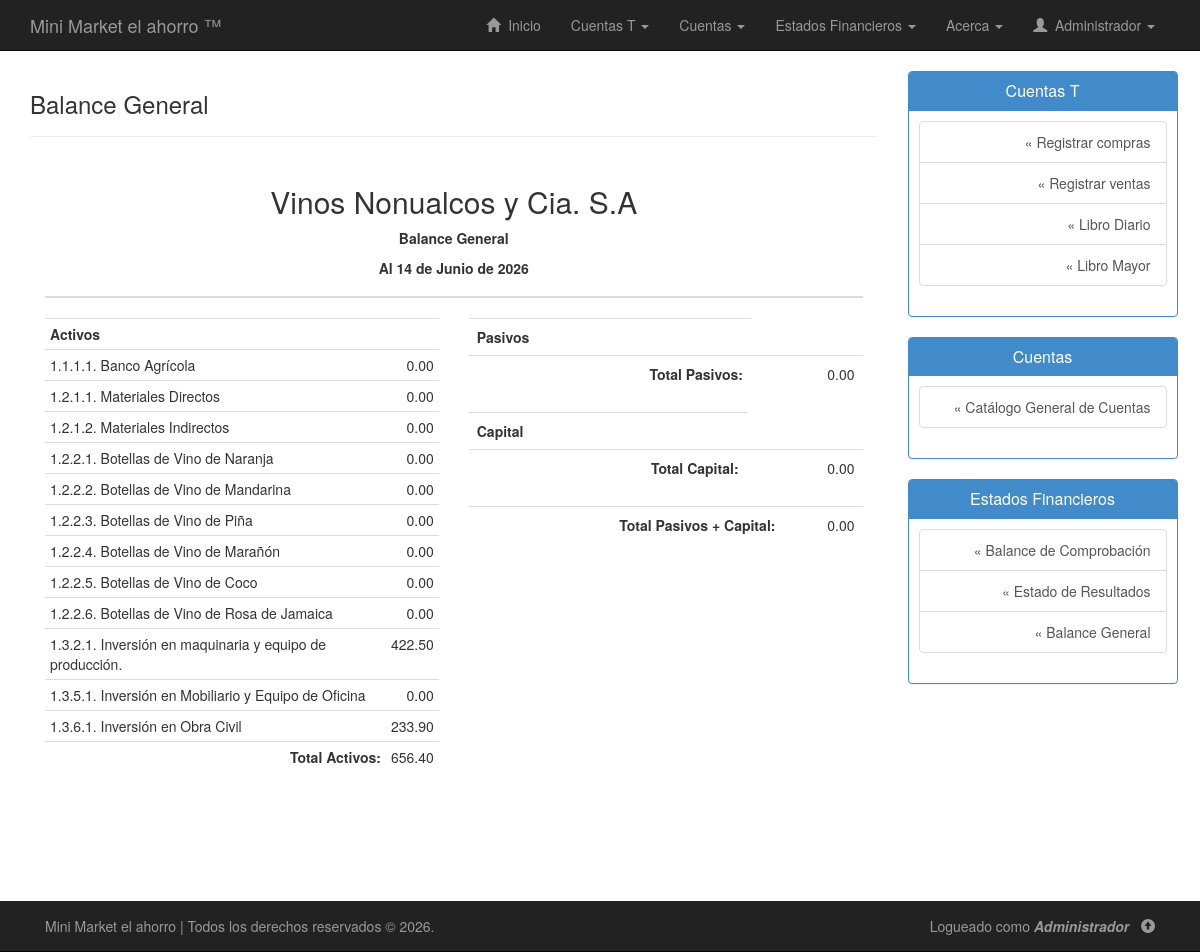
The app's page /php/balance-general.php (signed in), older data.
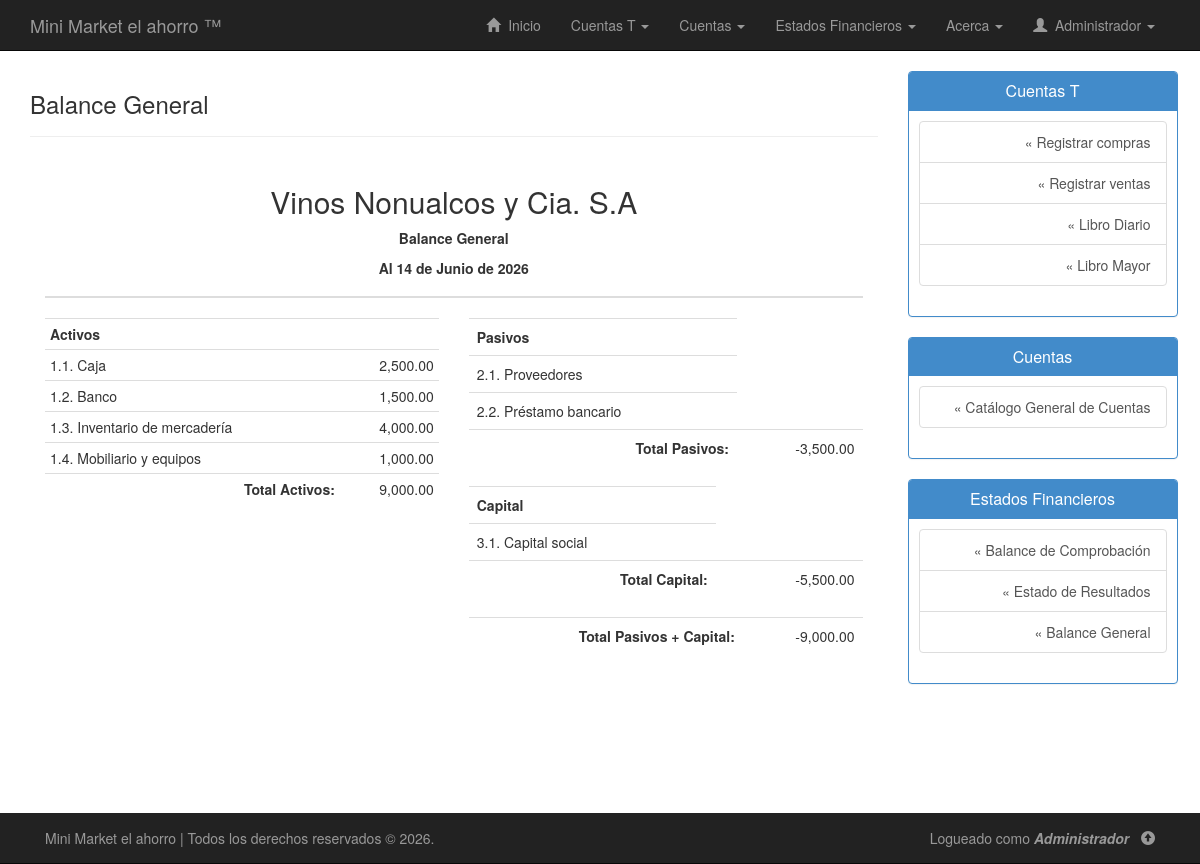
The same page, newer data.
### tables this page shows
CREATE TABLE `cuentas` (
  `codigo_cuenta` varchar(20) NOT NULL,
  `subgrupo` varchar(20) DEFAULT NULL,
  `nombre_cuenta` varchar(50) NOT NULL,
  `tiene_subcuenta` enum('Si','No') NOT NULL,
  `descripcion_cuenta` varchar(255) DEFAULT NULL,
  `saldo_debe` double NOT NULL,
  `saldo_haber` double NOT NULL
);

### php/balance-general.php (the view, shortened to what the changed rows need)
<!DOCTYPE html>
<html lang="es">
<head>
	<link rel="stylesheet" type="text/css" href="../css/bootstrap.min.css"/>
	<link rel="stylesheet" type="text/css" href="../css/estilos.css"/>
</head>
<body>
	<div class="container" id="contenido">
		<div class="row row-offcanvas row-offcanvas-right">
			<div class="col-xs-12 col-sm-9">
				<div class="container">
					<div class="row">
						<div class="col-lg-12">
							<table class="table ">
								<thead>
									<tr>
										<th colspan="4">
											<h2 class="text-center">Vinos Nonualcos y Cia. S.A</h2>
											<p align="center">
												<strong>Balance General</strong>
											</p>
											<p align="center">
											</p>
										</th>
									</tr>
								</thead>
							</table>
						</div>
						<div class="container">
							<div class="row">
								<div class="col-lg-6">
									<div>
										<div class="row">
											<div class="col-lg-12">
												<table class="table table-condensed table-hover ">
													<tr>
														<th colspan="2">Activos</th>
													</tr>
													<?php
													include_once("conexion.php");
													$sql = "SELECT * FROM cuentas WHERE codigo_cuenta LIKE '1%'";
													$ejecutar = $conexion->query($sql);
													while($acts = $ejecutar->fetch_assoc()){
														echo "<tr colspan='2'>";
														echo "<td >".$acts["codigo_cuenta"].". ".utf8_encode($acts["nombre_cuenta"])."</td>";
														echo "<td class='text-right'>".number_format($acts["saldo_debe"]-$acts["saldo_haber"],2)."</td>";
														echo "</tr>";
													}
													$consulta = "SELECT SUM((saldo_debe-saldo_haber)) total FROM cuentas WHERE codigo_cuenta LIKE '1%'";
													$ejecutar_consulta = $conexion->query($consulta);
													if($ejecutar_consulta->num_rows > 0){
														while ($regs = $ejecutar_consulta->fetch_assoc()) {
															echo "<tr>";
															echo "<td class='text-right'><strong>Total Activos:</strong></td>";
															echo "<td align='right'>".number_format($regs["total"],2)."</td>";
															echo "</tr>";
														}
													}
													?>
												</table>
											</div>
										</div>
									</div>
								</div>
								<div class="col-lg-6">
									<div>
										<div class="row">
											<div class="col-lg-12">
												<table class="table ">
													<tr>
														<th>Pasivos</th>
													</tr>
													<?php
													$sql = "SELECT * FROM cuentas WHERE codigo_cuenta LIKE '2%'";
													$ejecutar = $conexion->query($sql);
													while($acts = $ejecutar->fetch_assoc()){
														echo "<tr>";
														echo "<td>".$acts["codigo_cuenta"].". ".utf8_encode($acts["nombre_cuenta"])."</td>";
														echo "</tr>";
													}
													$consulta = "SELECT SUM((saldo_debe-saldo_haber)) total FROM cuentas WHERE codigo_cuenta LIKE '2%'";
													$ejecutar_consulta = $conexion->query($consulta);
													if($ejecutar_consulta->num_rows > 0){
														while ($regs = $ejecutar_consulta->fetch_assoc()) {
															$total_pasivos = $regs["total"];
															echo "<tr>";
															echo "<td class='text-right'><strong>Total Pasivos:</strong></td>";
															echo "<td align='right'>".number_format($regs["total"],2)."</td>";
															echo "</tr>";
														}
													}
													?>
												</table>
											</div>
										</div>
										<div class="row">
											<div class="col-lg-12">
												<table class="table">
													<tr>
														<th>Capital</th>
													</tr>
													<?php
													$sql = "SELECT * FROM cuentas WHERE codigo_cuenta LIKE '3%'";
													$ejecutar = $conexion->query($sql);
													while($acts = $ejecutar->fetch_assoc()){
														echo "<tr>";
														echo "<td>".$acts["codigo_cuenta"].". ".utf8_encode($acts["nombre_cuenta"])."</td>";
														echo "</tr>";
													}
													$consulta = "SELECT SUM((saldo_debe-saldo_haber)) total FROM cuentas WHERE codigo_cuenta LIKE '3%'";
													$ejecutar_consulta = $conexion->query($consulta);
													if($ejecutar_consulta->num_rows > 0){
														while ($regs = $ejecutar_consulta->fetch_assoc()) {
															$total_capital = $regs["total"];
															echo "<tr>";
															echo "<td class='text-right'><strong>Total Capital:</strong></td>";
															echo "<td align='right'>".number_format($regs["total"],2)."</td>";
															echo "</tr>";
														}
													}
													?>
												</table>
											</div>
										</div>
										<div class="row">
											<div class="col-lg-12">
												<table class="table">
													<?php
															echo "<tr>";
															echo "<td class='text-right'><strong>Total Pasivos + Capital:</strong></td>";
															echo "<td align='right'>".number_format($total_pasivos+$total_capital,2)."</td>";
															echo "</tr>";
													?>
												</table>
											</div>
										</div>
									</div>
								</div>
							</div>
						</div>
					</div>
				</div>
			</div>
		</div>
	</div>
</body>
</html>

Row changes from the older to the newer data that the page shows:
removed cuentas: codigo_cuenta "1.1.1.1", nombre_cuenta "Banco Agrícola", $acts["saldo_debe"]-$acts["saldo_haber"] "0.00", shown under "Vinos Nonualcos y Cia. S.A"
removed cuentas: codigo_cuenta "1.2.1.1", nombre_cuenta "Materiales Directos", $acts["saldo_debe"]-$acts["saldo_haber"] "0.00", shown under "Vinos Nonualcos y Cia. S.A"
removed cuentas: codigo_cuenta "1.2.1.2", nombre_cuenta "Materiales Indirectos", $acts["saldo_debe"]-$acts["saldo_haber"] "0.00", shown under "Vinos Nonualcos y Cia. S.A"
removed cuentas: codigo_cuenta "1.2.2.1", nombre_cuenta "Botellas de Vino de Naranja", $acts["saldo_debe"]-$acts["saldo_haber"] "0.00", shown under "Vinos Nonualcos y Cia. S.A"
removed cuentas: codigo_cuenta "1.2.2.2", nombre_cuenta "Botellas de Vino de Mandarina", $acts["saldo_debe"]-$acts["saldo_haber"] "0.00", shown under "Vinos Nonualcos y Cia. S.A"
removed cuentas: codigo_cuenta "1.2.2.3", nombre_cuenta "Botellas de Vino de Piña", $acts["saldo_debe"]-$acts["saldo_haber"] "0.00", shown under "Vinos Nonualcos y Cia. S.A"
removed cuentas: codigo_cuenta "1.2.2.4", nombre_cuenta "Botellas de Vino de Marañón", $acts["saldo_debe"]-$acts["saldo_haber"] "0.00", shown under "Vinos Nonualcos y Cia. S.A"
removed cuentas: codigo_cuenta "1.2.2.5", nombre_cuenta "Botellas de Vino de Coco", $acts["saldo_debe"]-$acts["saldo_haber"] "0.00", shown under "Vinos Nonualcos y Cia. S.A"
removed cuentas: codigo_cuenta "1.2.2.6", nombre_cuenta "Botellas de Vino de Rosa de Jamaica", $acts["saldo_debe"]-$acts["saldo_haber"] "0.00", shown under "Vinos Nonualcos y Cia. S.A"
removed cuentas: codigo_cuenta "1.3.2.1", nombre_cuenta "Inversión en maquinaria y equipo de producción.", $acts["saldo_debe"]-$acts["saldo_haber"] "422.50", shown under "Vinos Nonualcos y Cia. S.A"
removed cuentas: codigo_cuenta "1.3.5.1", nombre_cuenta "Inversión en Mobiliario y Equipo de Oficina", $acts["saldo_debe"]-$acts["saldo_haber"] "0.00", shown under "Vinos Nonualcos y Cia. S.A"
removed cuentas: codigo_cuenta "1.3.6.1", nombre_cuenta "Inversión en Obra Civil", $acts["saldo_debe"]-$acts["saldo_haber"] "233.90", shown under "Vinos Nonualcos y Cia. S.A"
added cuentas: codigo_cuenta "1.1", nombre_cuenta "Caja", $acts["saldo_debe"]-$acts["saldo_haber"] "2,500.00", shown under "Vinos Nonualcos y Cia. S.A"
added cuentas: codigo_cuenta "1.2", nombre_cuenta "Banco", $acts["saldo_debe"]-$acts["saldo_haber"] "1,500.00", shown under "Vinos Nonualcos y Cia. S.A"
added cuentas: codigo_cuenta "1.3", nombre_cuenta "Inventario de mercadería", $acts["saldo_debe"]-$acts["saldo_haber"] "4,000.00", shown under "Vinos Nonualcos y Cia. S.A"
added cuentas: codigo_cuenta "1.4", nombre_cuenta "Mobiliario y equipos", $acts["saldo_debe"]-$acts["saldo_haber"] "1,000.00", shown under "Vinos Nonualcos y Cia. S.A"
added cuentas: codigo_cuenta "2.1", nombre_cuenta "Proveedores"
added cuentas: codigo_cuenta "2.2", nombre_cuenta "Préstamo bancario"
added cuentas: codigo_cuenta "3.1", nombre_cuenta "Capital social"
Text that changed along with them:
$total_pasivos+$total_capital: "0.00" → "-9,000.00"
new list line: "Total Activos: 9,000.00"
new list line: "Total Pasivos: -3,500.00"
new list line: "Total Capital: -5,500.00"
list line gone: "Total Activos: 656.40"
list line gone: "Total Pasivos: 0.00"
list line gone: "Total Capital: 0.00"
